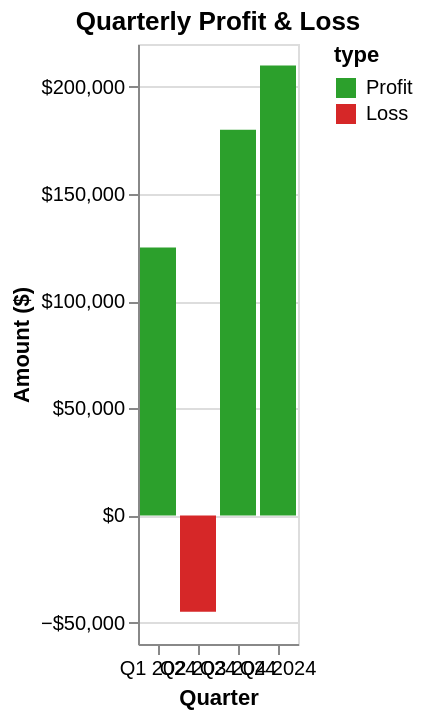

Express this chart as Vega-Lite.
### Vega-Lite specification from a JSON file in a GitHub repository (floating-point values rounded to 4 significant figures)
{"$schema": "https://vega.github.io/schema/vega-lite/v5.json", "description": "Quarterly profit and loss statement", "data": {"values": [{"quarter": "Q1 2024", "amount": 125000, "type": "Profit"}, {"quarter": "Q2 2024", "amount": -45000, "type": "Loss"}, {"quarter": "Q3 2024", "amount": 180000, "type": "Profit"}, {"quarter": "Q4 2024", "amount": 210000, "type": "Profit"}]}, "mark": "bar", "encoding": {"x": {"field": "quarter", "type": "ordinal", "axis": {"title": "Quarter", "labelAngle": 0}}, "y": {"field": "amount", "type": "quantitative", "axis": {"title": "Amount ($)", "format": "$,.0f"}}, "color": {"field": "type", "type": "nominal", "scale": {"domain": ["Profit", "Loss"], "range": ["#2ca02c", "#d62728"]}}}, "title": "Quarterly Profit & Loss"}
